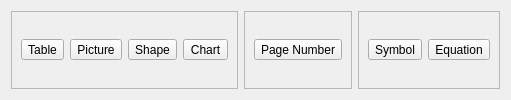
          <widget class="QWidget" name="insertToolPage">
           <layout class="QHBoxLayout" name="horizontalLayout_14">
            <item>
             <widget class="QFrame" name="_1_InsertPageSector">
              <property name="frameShape">
               <enum>QFrame::StyledPanel</enum>
              </property>
              <property name="frameShadow">
               <enum>QFrame::Raised</enum>
              </property>
              <layout class="QHBoxLayout" name="horizontalLayout_12">
               <item>
                <widget class="QToolButton" name="insertTableBtn">
                 <property name="text">
                  <string>Table</string>
                 </property>
                </widget>
               </item>
               <item>
                <widget class="QToolButton" name="insertPictureBtn">
                 <property name="text">
                  <string>Picture</string>
                 </property>
                </widget>
               </item>
               <item>
                <widget class="QToolButton" name="insertShapeBtn">
                 <property name="text">
                  <string>Shape</string>
                 </property>
                </widget>
               </item>
               <item>
                <widget class="QToolButton" name="insertChartBtn">
                 <property name="text">
                  <string>Chart</string>
                 </property>
                </widget>
               </item>
              </layout>
             </widget>
            </item>
            <item>
             <widget class="QFrame" name="_3_InsertPageSector">
              <property name="frameShape">
               <enum>QFrame::StyledPanel</enum>
              </property>
              <property name="frameShadow">
               <enum>QFrame::Raised</enum>
              </property>
              <layout class="QHBoxLayout" name="horizontalLayout_20">
               <item>
                <widget class="QToolButton" name="insertPageNumberBtn">
                 <property name="text">
                  <string>Page Number</string>
                 </property>
                </widget>
               </item>
              </layout>
             </widget>
            </item>
            <item>
             <widget class="QFrame" name="_2_InsertPageSector">
              <property name="frameShape">
               <enum>QFrame::StyledPanel</enum>
              </property>
              <property name="frameShadow">
               <enum>QFrame::Raised</enum>
              </property>
              <layout class="QHBoxLayout" name="horizontalLayout_13">
               <item>
                <widget class="QToolButton" name="insertSymbolBtn">
                 <property name="text">
                  <string>Symbol</string>
                 </property>
                </widget>
               </item>
               <item>
                <widget class="QToolButton" name="insertEquationBtn">
                 <property name="text">
                  <string>Equation</string>
                 </property>
                </widget>
               </item>
              </layout>
             </widget>
            </item>
           </layout>
          </widget>
